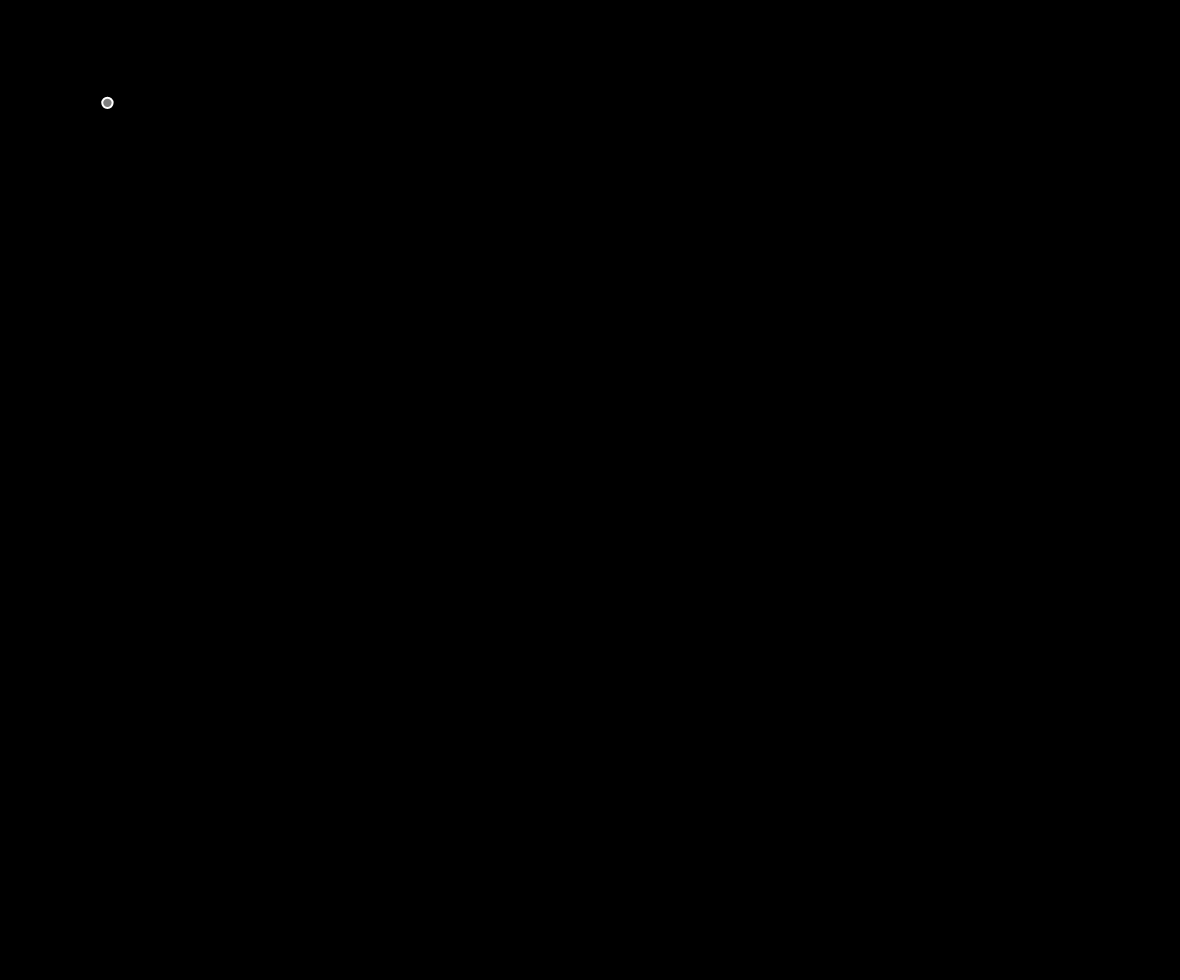
Frame 1 (no input)
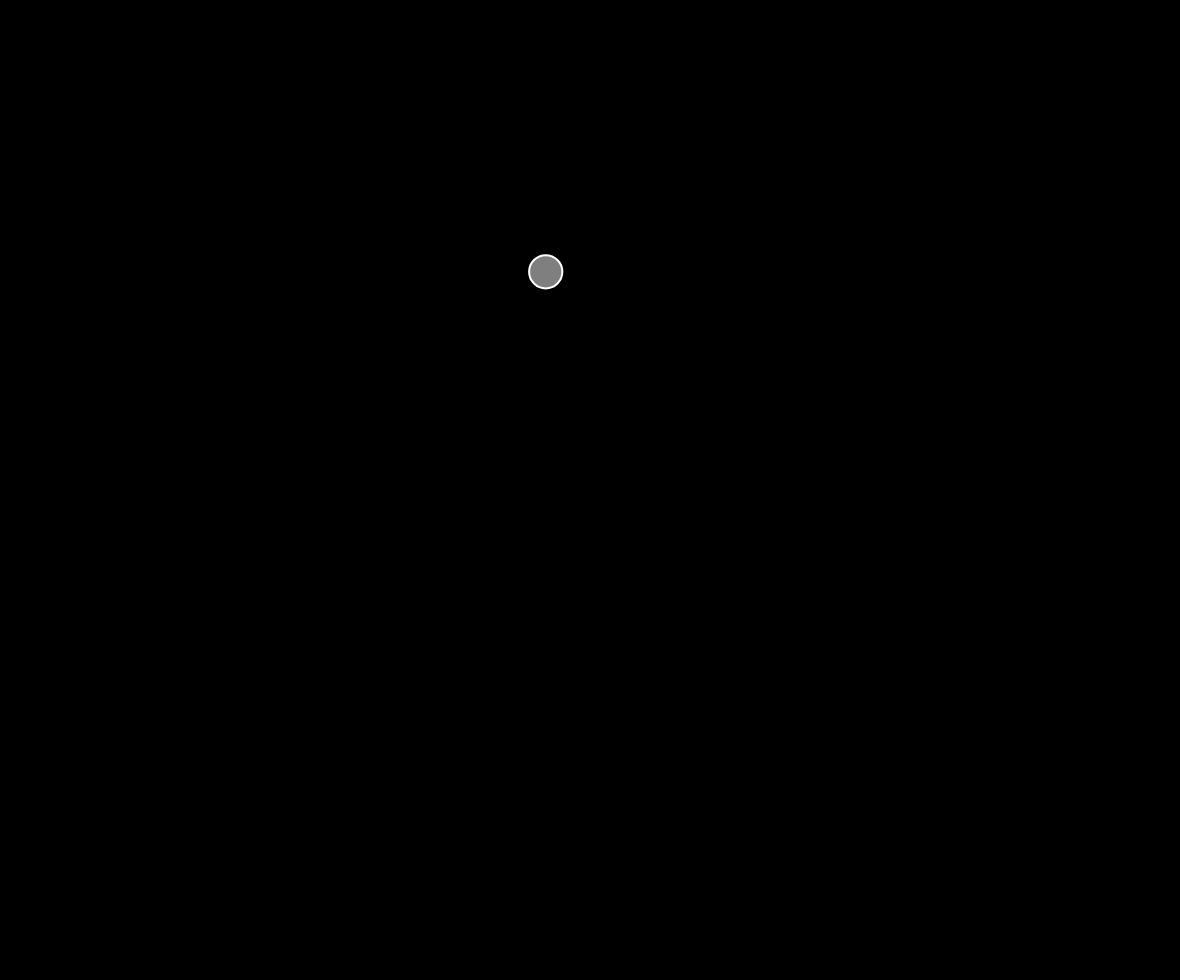
Frame 60 (no input)
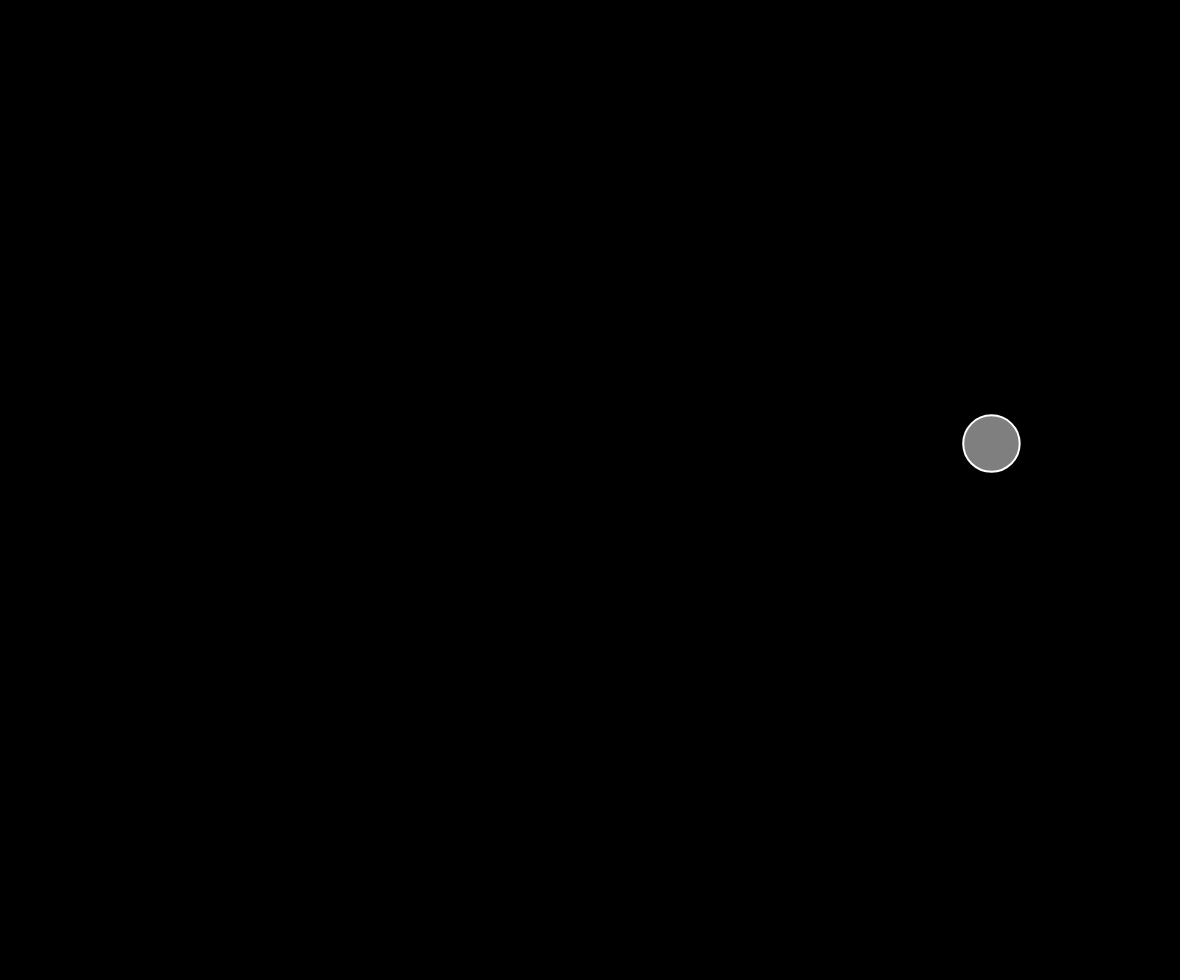
Frame 120 (the mouse pressed at the canvas centre since frame 60)

The p5.js sketch that drew these frames (run headless with seeded random() and noise() and a simulated clock; from frame 60 on, the mouse is pressed at the canvas centre):

// p5.js sketch
// ── sketch.js
let postion;
let velocity;
let size = 48;

function setup() 
{
	createCanvas(windowWidth-20, windowHeight-20);
	postion = createVector(100,100,100);
	velocity = createVector(random(1,10),random(1,10),random(1,10));
	
}

function draw()
{
	background(0);
	postion.add(velocity);
	size = map(postion.z , 0, width, 5, 64);
	stroke(255);
	strokeWeight(2);
	fill(127);
	ellipse(postion.x, postion.y, size, size);

	if (postion.x > width || postion.x < 0)
	{
		velocity.x = velocity.x * -1;
	}
	if (postion.z > width || postion.z < 0)
	{
		velocity.z = velocity.z * -1;
	}
	if (postion.y > height || postion.y < 0)
	{
		velocity.y = velocity.y * -1;
	}
}

// ── vector.js
class Vector {
  constructor(x, y) {
    this.x = x;
    this.y = y;
  }

  add(v) {
    this.x = this.x + v.x;
    this.y = this.y + v.y;
  }
}
